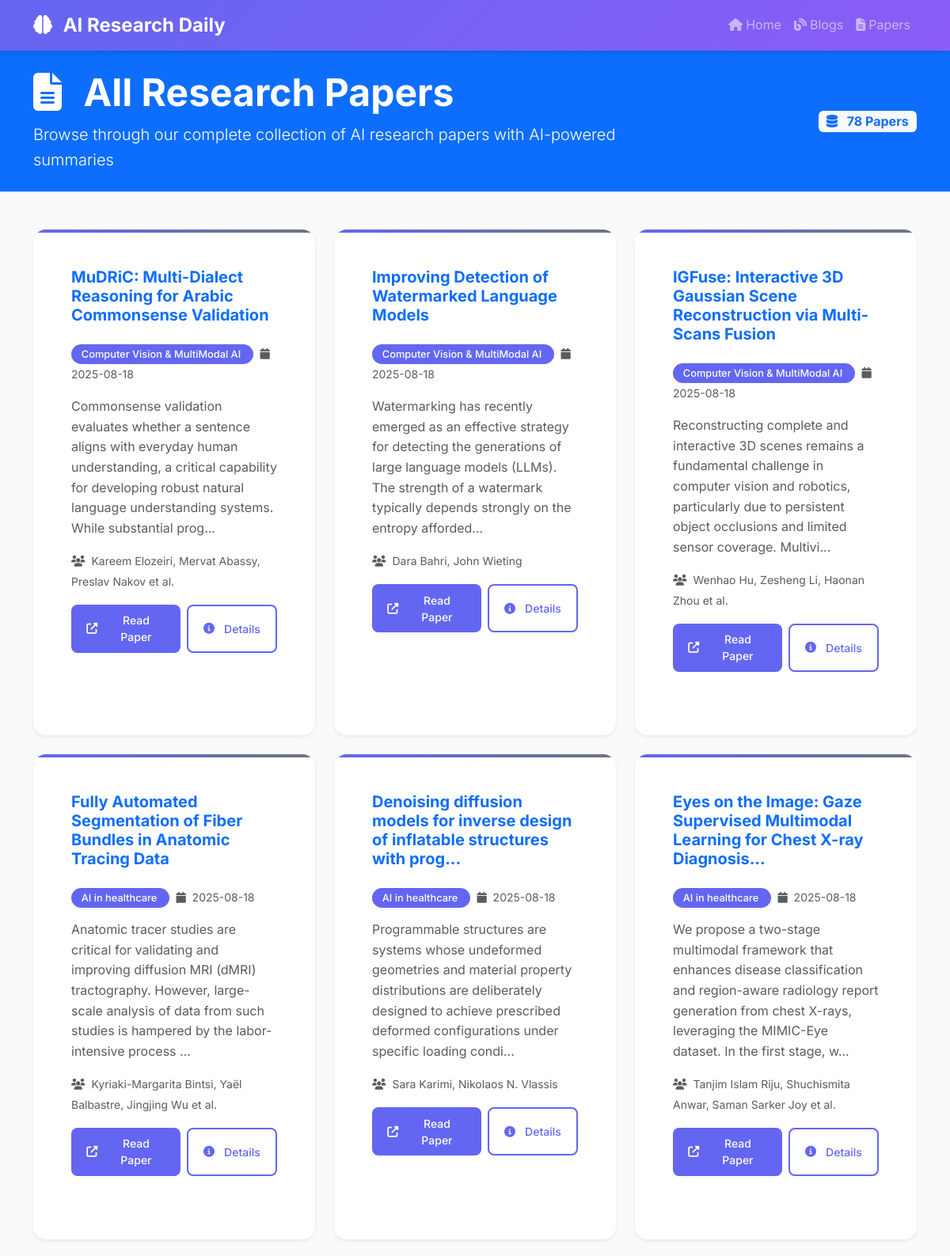
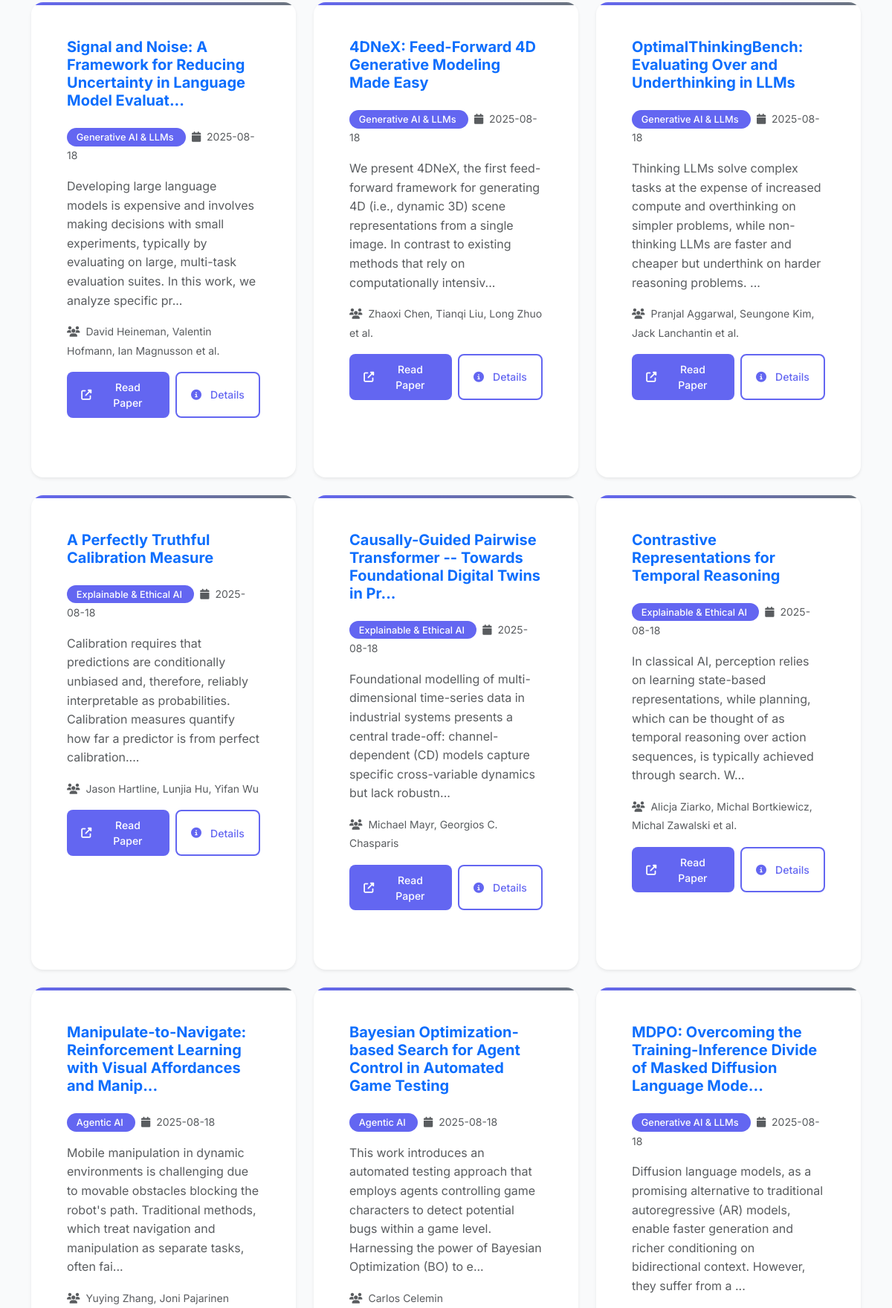
/papers (upper part), run on the app's committed database (2 pictures, top to bottom).
### tables this page shows
CREATE TABLE papers (
                id INTEGER PRIMARY KEY AUTOINCREMENT,
                arxiv_id TEXT UNIQUE NOT NULL,
                title TEXT NOT NULL,
                authors TEXT NOT NULL,
                abstract TEXT NOT NULL,
                categories TEXT NOT NULL,
                published_date TEXT NOT NULL,
                summary TEXT,
                category TEXT,
                novelty_score REAL,
                created_at TIMESTAMP DEFAULT CURRENT_TIMESTAMP,
                updated_at TIMESTAMP DEFAULT CURRENT_TIMESTAMP
            , source TEXT DEFAULT "arxiv", quality_score REAL DEFAULT 0.0, author_h_indices TEXT DEFAULT '[]', author_institutions TEXT DEFAULT '[]');

### src/web_app.py (the view)
@app.route('/papers')
def papers_list():
    papers = db.get_recent_papers(days=365)  # Get papers from last year
    return render_template('papers_list.html', papers=papers)

### src/database.py (called while the page is built)
def _parse_summary_field(summary_field):
    if not summary_field:
        return None
    try:
        if summary_field.startswith('{'):
            return json.loads(summary_field)
        else:
            return summary_field
    except (json.JSONDecodeError, AttributeError):
        return summary_field

### templates/papers_list.html (shortened to what this page needs)
{% extends "base.html" %}
{% block content %}
<section class="page-header bg-primary text-white py-4">
    <div class="container">
        <div class="row align-items-center">
            <div class="col-md-8">
                <h1 class="display-5 fw-bold mb-2">
                    <i class="fas fa-file-alt me-3"></i>
                    All Research Papers
                </h1>
                <p class="lead mb-0">
                    Browse through our complete collection of AI research papers with AI-powered summaries
                </p>
            </div>
            <div class="col-md-4 text-md-end">
                <div class="d-flex gap-2 justify-content-md-end">
                    <span class="badge bg-light text-primary fs-6">
                        <i class="fas fa-database me-2"></i>
                        {{ papers|length }} Papers
                    </span>
                </div>
            </div>
        </div>
    </div>
</section>
<div class="container py-5">
    {% if papers %}
    <div class="row g-4">
        {% for paper in papers %}
        <div class="col-lg-6 col-xl-4">
            <div class="card paper-card h-100 border-0 shadow-sm">
                <div class="card-body">
                    <div class="d-flex justify-content-between align-items-start mb-3">
                        <div class="flex-grow-1">
                            <h5 class="card-title fw-bold mb-2">
                                <a href="{{ url_for('paper_detail', arxiv_id=paper.arxiv_id) }}" class="text-decoration-none">
                                    {{ paper.title[:80] }}{% if paper.title|length > 80 %}...{% endif %}
                                </a>
                            </h5>
                        </div>
                    </div>
                    <div class="mb-3">
                        <span class="category-badge me-2">
                            {{ paper.category or 'AI/ML' }}
                        </span>
                        <small class="text-muted">
                            <i class="fas fa-calendar me-1"></i>
                            {{ paper.published_data }}
                        </small>
                    </div>
                    <p class="card-text text-muted mb-3">
                        {{ paper.abstract[:200] }}{% if paper.abstract|length > 200 %}...{% endif %}
                    </p>
                    <div class="mb-3">
                        <small class="text-muted">
                            <i class="fas fa-users me-1"></i>
                            {{ paper.authors[:3]|join(', ') }}{% if paper.authors|length > 3 %} et al.{% endif %}
                        </small>
                    </div>
                    <div class="d-flex gap-2">
                        <a href="https://arxiv.org/abs/{{ paper.arxiv_id }}"
                           class="btn btn-primary btn-sm" target="_blank">
                            <i class="fas fa-external-link-alt me-1"></i>
                            Read Paper
                        </a>
                        <a href="{{ url_for('paper_detail', arxiv_id=paper.arxiv_id) }}"
                           class="btn btn-outline-primary btn-sm">
                            <i class="fas fa-info-circle me-1"></i>
                            Details
                        </a>
                    </div>
                </div>
            </div>
        </div>
        {% endfor %}
    </div>
    {% endif %}
</div>
{% endblock %}

### templates/base.html (style rules this page uses)
:root { --primary-color: #6366f1; --secondary-color: #8b5cf6; --accent-color: #06b6d4; --text-primary: #1f2937; --text-secondary: #6b7280; --bg-light: #f9fafb; --bg-white: #ffffff; --border-color: #e5e7eb; --bg-title:rgb(14, 16, 19); }
body { font-family: 'Inter', sans-serif; line-height: 1.6; color: var(--text-primary); background-color: var(--bg-light); }
.card { border: none; border-radius: 12px; box-shadow: 0 4px 6px -1px rgba(0, 0, 0, 0.1); transition: transform 0.2s ease-in-out, box-shadow 0.2s ease-in-out; }
.paper-card { background: var(--bg-white); border-left: 4px solid var(--accent-color); }
.category-badge { background: linear-gradient(135deg, var(--accent-color), var(--primary-color)); color: white; padding: 0.25rem 0.75rem; border-radius: 20px; font-size: 0.875rem; font-weight: 500; }
.btn-primary { background: linear-gradient(135deg, var(--primary-color), var(--secondary-color)); border: none; border-radius: 8px; padding: 0.75rem 1.5rem; font-weight: 500; transition: all 0.2s ease-in-out; }
.btn-outline-primary { border-color: var(--primary-color); color: var(--primary-color); border-radius: 8px; padding: 0.75rem 1.5rem; font-weight: 500; }
.paper-card { background: var(--bg-white); border-radius: 12px; padding: 2rem; margin-bottom: 1.5rem; box-shadow: 0 4px 6px rgba(0, 0, 0, 0.1); border-left: 4px solid var(--accent-color); transition: transform 0.2s ease, box-shadow 0.2s ease; }
.paper-card { background: white; border-radius: 16px; padding: 2rem; margin-bottom: 2rem; box-shadow: 0 4px 20px rgba(0,0,0,0.08); border: 1px solid #f1f3f4; transition: all 0.3s ease; position: relative; overflow: hidden; }
.paper-card::before { content: ''; position: absolute; top: 0; left: 0; right: 0; height: 4px; background: linear-gradient(90deg, var(--primary-color), #6c757d); }
.category-badge { background: var(--primary-color); color: white; padding: 0.3rem 0.8rem; border-radius: 20px; font-size: 0.8rem; font-weight: 500; }
.btn { padding: 0.6rem 1.2rem; border-radius: 8px; font-weight: 500; text-decoration: none; display: inline-flex; align-items: center; gap: 0.5rem; transition: all 0.2s ease; border: none; cursor: pointer; }
.btn-primary { background: var(--primary-color); color: white; }
.btn-outline-primary { background: transparent; color: var(--primary-color); border: 2px solid var(--primary-color); }

### data on the page
papers: title "MuDRiC: Multi-Dialect Reasoning for Arabic Commonsense Validation", category "Computer Vision & MultiModal AI", published_data "2025-08-18", abstract "Commonsense validation evaluates whether a sentence aligns with everyday human understanding, a critical capability for developing robust natural language understanding systems. While substantial prog", authors "Kareem Elozeiri, Mervat Abassy, Preslav Nakov", shows "et al."
papers: title "Improving Detection of Watermarked Language Models", category "Computer Vision & MultiModal AI", published_data "2025-08-18", abstract "Watermarking has recently emerged as an effective strategy for detecting the generations of large language models (LLMs). The strength of a watermark typically depends strongly on the entropy afforded", authors "Dara Bahri, John Wieting"
papers: title "IGFuse: Interactive 3D Gaussian Scene Reconstruction via Multi-Scans Fusion", category "Computer Vision & MultiModal AI", published_data "2025-08-18", abstract "Reconstructing complete and interactive 3D scenes remains a fundamental challenge in computer vision and robotics, particularly due to persistent object occlusions and limited sensor coverage. Multivi", authors "Wenhao Hu, Zesheng Li, Haonan Zhou", shows "et al."
papers: title "Fully Automated Segmentation of Fiber Bundles in Anatomic Tracing Data", category "AI in healthcare", published_data "2025-08-18", abstract "Anatomic tracer studies are critical for validating and improving diffusion MRI (dMRI) tractography. However, large-scale analysis of data from such studies is hampered by the labor-intensive process", authors "Kyriaki-Margarita Bintsi, Yaël Balbastre, Jingjing Wu", shows "et al."
papers: title "Denoising diffusion models for inverse design of inflatable structures with prog", category "AI in healthcare", published_data "2025-08-18", abstract "Programmable structures are systems whose undeformed geometries and material property distributions are deliberately designed to achieve prescribed deformed configurations under specific loading condi", authors "Sara Karimi, Nikolaos N. Vlassis"
papers: title "Eyes on the Image: Gaze Supervised Multimodal Learning for Chest X-ray Diagnosis", category "AI in healthcare", published_data "2025-08-18", abstract "We propose a two-stage multimodal framework that enhances disease classification and region-aware radiology report generation from chest X-rays, leveraging the MIMIC-Eye dataset. In the first stage, w", authors "Tanjim Islam Riju, Shuchismita Anwar, Saman Sarker Joy", shows "et al."
papers: title "Signal and Noise: A Framework for Reducing Uncertainty in Language Model Evaluat", category "Generative AI & LLMs", published_data "2025-08-18", abstract "Developing large language models is expensive and involves making decisions with small experiments, typically by evaluating on large, multi-task evaluation suites. In this work, we analyze specific pr", authors "David Heineman, Valentin Hofmann, Ian Magnusson", shows "et al."
papers: title "4DNeX: Feed-Forward 4D Generative Modeling Made Easy", category "Generative AI & LLMs", published_data "2025-08-18", abstract "We present 4DNeX, the first feed-forward framework for generating 4D (i.e., dynamic 3D) scene representations from a single image. In contrast to existing methods that rely on computationally intensiv", authors "Zhaoxi Chen, Tianqi Liu, Long Zhuo", shows "et al."
papers: title "OptimalThinkingBench: Evaluating Over and Underthinking in LLMs", category "Generative AI & LLMs", published_data "2025-08-18", abstract "Thinking LLMs solve complex tasks at the expense of increased compute and overthinking on simpler problems, while non-thinking LLMs are faster and cheaper but underthink on harder reasoning problems.", authors "Pranjal Aggarwal, Seungone Kim, Jack Lanchantin", shows "et al."
papers: title "A Perfectly Truthful Calibration Measure", category "Explainable & Ethical AI", published_data "2025-08-18", abstract "Calibration requires that predictions are conditionally unbiased and, therefore, reliably interpretable as probabilities. Calibration measures quantify how far a predictor is from perfect calibration.", authors "Jason Hartline, Lunjia Hu, Yifan Wu"
papers: title "Causally-Guided Pairwise Transformer -- Towards Foundational Digital Twins in Pr", category "Explainable & Ethical AI", published_data "2025-08-18", abstract "Foundational modelling of multi-dimensional time-series data in industrial systems presents a central trade-off: channel-dependent (CD) models capture specific cross-variable dynamics but lack robustn", authors "Michael Mayr, Georgios C. Chasparis"
papers: title "Contrastive Representations for Temporal Reasoning", category "Explainable & Ethical AI", published_data "2025-08-18", abstract "In classical AI, perception relies on learning state-based representations, while planning, which can be thought of as temporal reasoning over action sequences, is typically achieved through search. W", authors "Alicja Ziarko, Michal Bortkiewicz, Michal Zawalski", shows "et al."
papers: title "Manipulate-to-Navigate: Reinforcement Learning with Visual Affordances and Manip", category "Agentic AI", published_data "2025-08-18", abstract "Mobile manipulation in dynamic environments is challenging due to movable obstacles blocking the robot's path. Traditional methods, which treat navigation and manipulation as separate tasks, often fai", authors "Yuying Zhang, Joni Pajarinen"
papers: title "Bayesian Optimization-based Search for Agent Control in Automated Game Testing", category "Agentic AI", published_data "2025-08-18", abstract "This work introduces an automated testing approach that employs agents controlling game characters to detect potential bugs within a game level. Harnessing the power of Bayesian Optimization (BO) to e", authors "Carlos Celemin"
papers: title "MDPO: Overcoming the Training-Inference Divide of Masked Diffusion Language Mode", category "Generative AI & LLMs", published_data "2025-08-18", abstract "Diffusion language models, as a promising alternative to traditional autoregressive (AR) models, enable faster generation and richer conditioning on bidirectional context. However, they suffer from a"

### other printed values
{{ papers|length }} "78"
